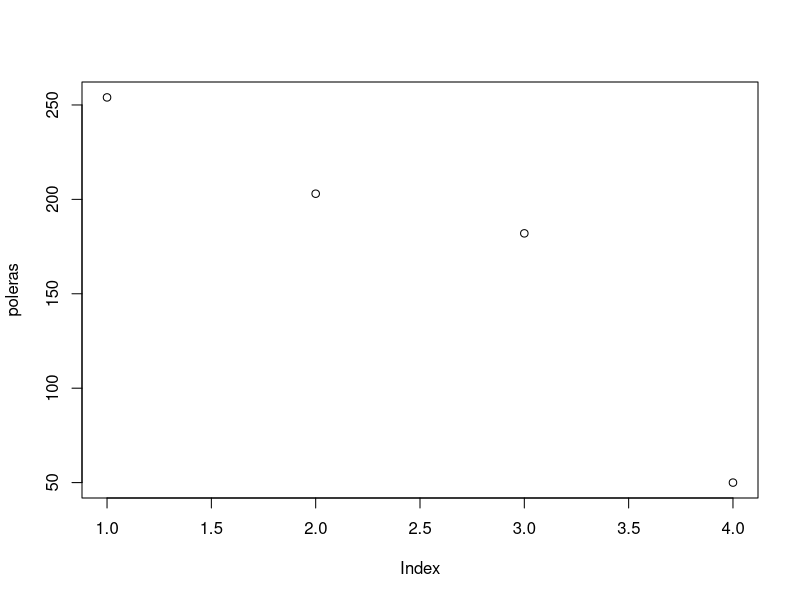
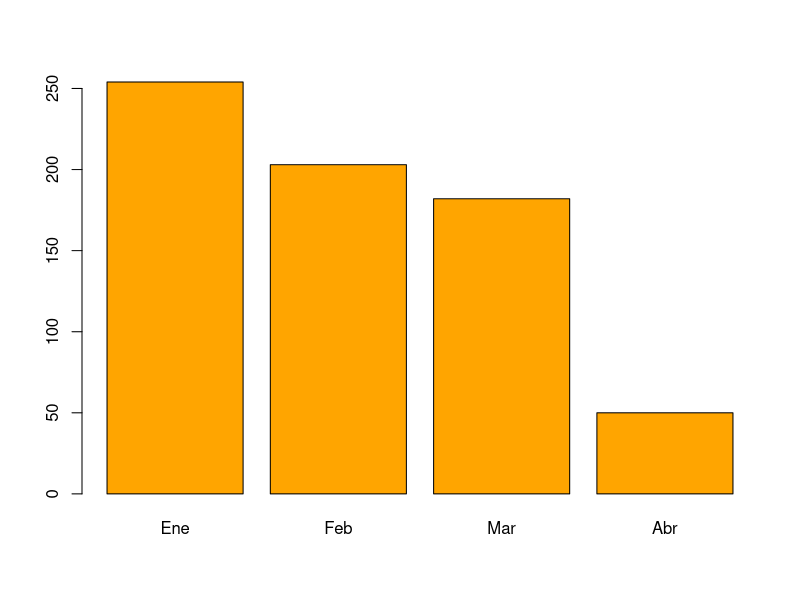

Recreate these plots in R, in order. (Note: this script raises an error after producing the figures.)
install.packages("tidyverse")
library("ggplot2")
library("readxl")
library(tidyverse)

poleras <- c(254, 203, 182, 50)
meses <- c("Ene", "Feb", "Mar", "Abr")
min(poleras)
plot(poleras)
barplot(poleras, names.arg = meses , col="orange")

data_poleras <- cbind(meses,poleras)
write.csv(data_poleras, "datos/poleras.csv")
datos_archivo <- read.csv("datos/poleras.csv")
datos_archivo

gap <- read_excel("datos/gap.xlsx")
gap